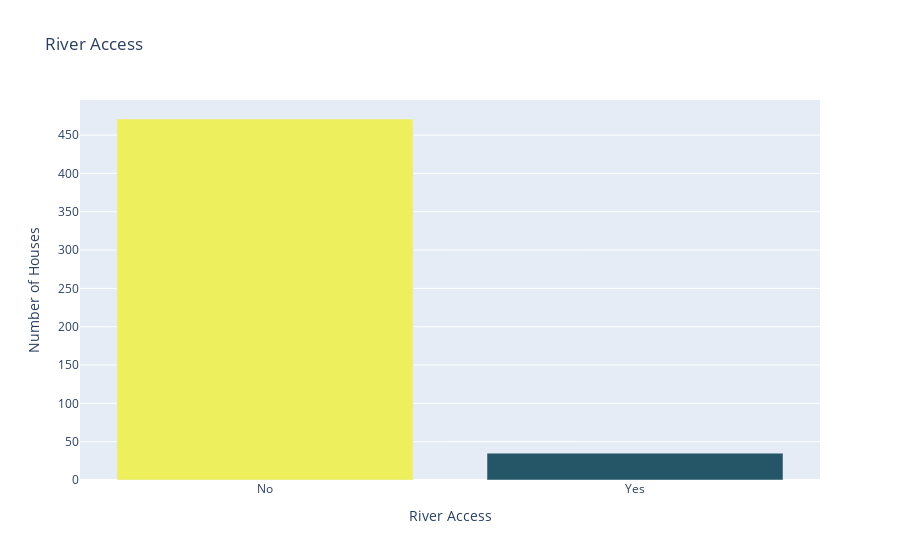

The notebook cell this image was saved under:
### Markdown cell above
#### Next to the River? ⛵️

**Challenge**

Create a bar chart with plotly for CHAS to show many more homes are away from the river versus next to it. The bar chart should look something like this:

<img src=https://i.imgur.com/AHwoQ6l.png height=350>

You can make your life easier by providing a list of values for the x-axis (e.g., `x=['No', 'Yes']`)

### Code cell
river_access = data['CHAS'].value_counts()

bar = px.bar(x=['No', 'Yes'], y=river_access.values, color=river_access.values, color_continuous_scale=px.colors.sequential.Aggrnyl, title='River Access')
bar.update_layout(xaxis_title='River Access', yaxis_title='Number of Houses', coloraxis_showscale=False)
bar.show()

### Figure 1 — Plotly figure (JSON) as saved in the notebook; plotly's stock layout.template omitted (floating-point values rounded to 4 significant figures)
{"data": [{"alignmentgroup": "True", "hovertemplate": "x=%{x}<br>y=%{y}<br>color=%{marker.color}<extra></extra>", "legendgroup": "", "marker": {"color": [471, 35], "coloraxis": "coloraxis", "pattern": {"shape": ""}}, "name": "", "offsetgroup": "", "orientation": "v", "showlegend": false, "textposition": "auto", "type": "bar", "x": ["No", "Yes"], "xaxis": "x", "y": [471, 35], "yaxis": "y"}], "layout": {"barmode": "relative", "coloraxis": {"colorbar": {"title": {"text": "color"}}, "colorscale": [[0, "rgb(36, 86, 104)"], [0.1667, "rgb(15, 114, 121)"], [0.3333, "rgb(13, 143, 129)"], [0.5, "rgb(57, 171, 126)"], [0.6667, "rgb(110, 197, 116)"], [0.8333, "rgb(169, 220, 103)"], [1, "rgb(237, 239, 93)"]], "showscale": false}, "legend": {"tracegroupgap": 0}, "title": {"text": "River Access"}, "xaxis": {"anchor": "y", "domain": [0, 1], "title": {"text": "River Access"}}, "yaxis": {"anchor": "x", "domain": [0, 1], "title": {"text": "Number of Houses"}}}}
